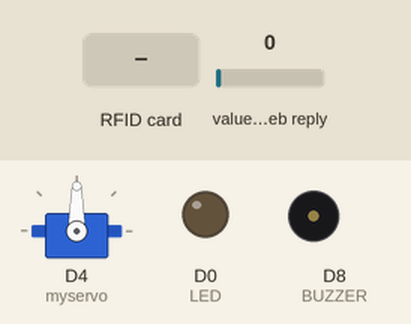
Simulated run of this sketch. Board: ESP8266 (NodeMCU). On the bench: servo, output pins drawn as LEDs (lit = HIGH), buzzer (waves = sounding). Dashed ring = blinking. The test bench sets the inputs (shaded band); at power-on: value in the web reply 0. WiFi joins after 1.5 s; servers stay silent unless stated; web services answer with replies made up by the test bench; what the sketch prints to the serial monitor is not drawn.

Above: at 4.7 s.
4.8 s: RFID card 5E 7A 19 C4 held to the reader
At 5.2 s:
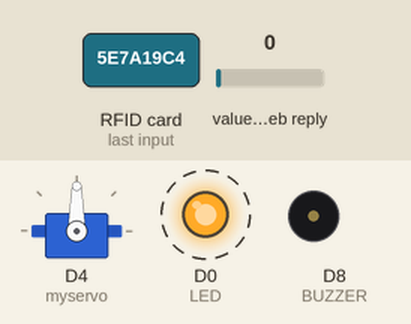
At 11.2 s:
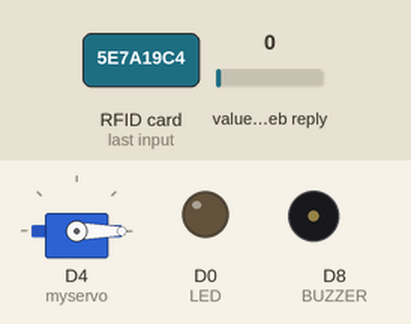
11.5 s: RFID card 79 01 1C BD held to the reader
At 12.7 s:
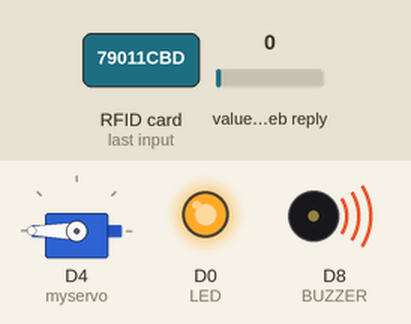
Timing chart, 0 to 31.0 s (numbered marks = the images above; inputs shaded):
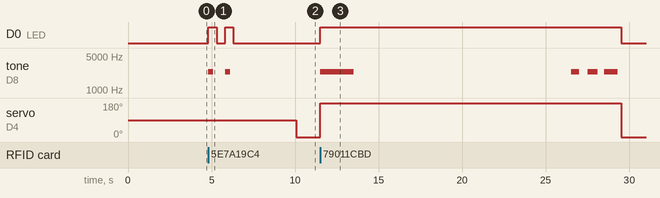

The sketch:

DoorLockIOT.ino
```cpp
//ProJectIOT
#include <ESP8266WiFi.h>
#include <ArduinoJson.h>
#include <SPI.h>
#include "MFRC522.h"
#include <Servo.h>

#define RST_PIN  D1
#define SS_PIN  D2

const char* ssid = "Winz";
const char* password = "123456789win";
const char* host = "api.thingspeak.com";
unsigned long time1;
int LED = 16; //D0
int BUTTON = 0; //D3
int button;
int BUZZER = 15; //D8
String rfid_in = "";
boolean toneTry = false;

MFRC522 mfrc522(SS_PIN, RST_PIN);
WiFiClient client;
DynamicJsonDocument doc(2048);
DeserializationError error;
Servo myservo;

void setup() {
  Serial.begin(115200);
  Serial.println();
  Serial.print("Connecting to ");
  Serial.println(ssid);
  WiFi.disconnect();
  delay(1000);

  WiFi.mode(WIFI_STA);
  delay(1000);
  WiFi.begin(ssid, password);

  while (WiFi.status() != WL_CONNECTED) {
    delay(500);
    Serial.print(".");
  }

  Serial.println("");
  Serial.println("WiFi connected");
  Serial.println("IP address: ");
  Serial.println(WiFi.localIP());

  SPI.begin();
  mfrc522.PCD_Init();
  Serial.println("");
  pinMode(LED, OUTPUT);
  pinMode(BUTTON, INPUT);
  pinMode(BUZZER, OUTPUT);
  myservo.attach(2, 500, 2400);
}


void loop() {
  if (millis() - time1 >= 5000) { // delay 5 sec
    Serial.println();
    time1 = millis();
    connectHost();
    String url = "https://api.thingspeak.com/channels/1905374/feeds";
    url = url + ".json?api_key=DACSTO8X3I00IRBI&results=";
    url = url + "1";
    Serial.print("Requesting URL: ");
    Serial.println(url);

    client.println(String("GET ") + url + " HTTP/1.1");
    client.println("Host: " + String(host));
    client.println("Connection: close");
    client.println();

    unsigned long timeout = millis();
    while (client.available() == 0) {
      if (millis() - timeout > 5000) {
        Serial.println(">>> Client Timeout !");
        client.stop();
        return;
      }
    }
    String line = "";
    while (client.available()) {
      line = line + char(client.read());
      delay(1);
    }
    delay(10);
    client.stop();
    delay(10);

    int JSfirst = line.indexOf('{');
    int JSlast = line.lastIndexOf('}');
    line.remove(JSlast + 2);
    line.remove(0, JSfirst);
    error = deserializeJson(doc, line);
    if (error) {
      Serial.print(F("deserializeJson() failed: "));
      Serial.println(error.c_str());
      return;
    }
    String feeds = doc["feeds"];
    feeds.replace("[", "");
    feeds.replace("]", "");

    error = deserializeJson(doc, feeds);
    if (error) {
      Serial.print(F("deserializeJson() failed: "));
      Serial.println(error.c_str());
      return;
    }
    String field1 = doc["field1"];
    Serial.print("Door:");
    Serial.print(field1);
    //---------------------------------------------------------------------------------IOT HERE!!!
    if (field1 == "1") {
      digitalWrite(LED, 1);
      myservo.write(199);
    } else if (field1 == "0") {
      digitalWrite(LED, 0);
      myservo.write(0);
    }
  }
  delay(1);
  if (mfrc522.PICC_IsNewCardPresent() && mfrc522.PICC_ReadCardSerial()) { //-----------RFID HERE!!!
    rfid_in = rfid_read();
    Serial.println("\n>>>> " + rfid_in);
    if (rfid_in == "79 01 1C BD") { //บัตรขาว
      digitalWrite(LED, 1);
      tone(BUZZER, 2380, 2000);
      myservo.write(199);
      delay(15000);
      tone(BUZZER, 2380, 500);
      delay(1000);
      tone(BUZZER, 2380, 600);
      delay(1000);
      tone(BUZZER, 2380, 800);
      delay(1000);
      digitalWrite(LED, 0);
      myservo.write(0);
      delay(2000);
    }
    else if (rfid_in == "8A 1A B6 3B") { //พวกกุญแจ
      digitalWrite(LED, 1);
      tone(BUZZER, 2380, 2000);
      myservo.write(199);
      delay(15000);
      tone(BUZZER, 2380, 500);
      delay(1000);
      tone(BUZZER, 2380, 600);
      delay(1000);
      tone(BUZZER, 2380, 800);
      delay(1000);
      digitalWrite(LED, 0);
      myservo.write(0);
      delay(2000);
    }
    else if (rfid_in == "96 B9 40 41") { //บัตรนศ.
      digitalWrite(LED, 1);
      tone(BUZZER, 2380, 2000);
      myservo.write(199);
      delay(15000);
      tone(BUZZER, 2380, 500);
      delay(1000);
      tone(BUZZER, 2380, 600);
      delay(1000);
      tone(BUZZER, 2380, 800);
      delay(1000);
      digitalWrite(LED, 0);
      myservo.write(0);
      delay(2000);
    }
    else {
      digitalWrite(LED, 1);
      tone(BUZZER, 2380, 300);
      delay(500);
      digitalWrite(LED, 0);
      delay(500);
      digitalWrite(LED, 1);
      tone(BUZZER, 2380, 300);
      delay(500);
      digitalWrite(LED, 0);
      delay(2000);
    }
    delay(1000);
  }
  delay(1);

  button = digitalRead(BUTTON); //--------------------------------------------------BUTTON HERE!!!
  if (button == LOW) {
    digitalWrite(LED, 1);
    tone(BUZZER, 2380, 2000);
    myservo.write(199);
    delay(15000);
    tone(BUZZER, 2380, 500);
    delay(1000);
    tone(BUZZER, 2380, 600);
    delay(1000);
    tone(BUZZER, 2380, 800);
    delay(1000);
    digitalWrite(LED, 0);
    myservo.write(0);
    delay(2000);
  }
}

int connectHost() {
  if (!client.connect(host, 80)) {
    Serial.println(" !!! Connection failed !!! ");
    delay(10);
    return 0;
  } else {
    return 1;
  }
}

String rfid_read() {
  String content = "";
  for (byte i = 0; i < mfrc522.uid.size; i++)
  {
    content.concat(String(mfrc522.uid.uidByte[i] < 0x10 ? " 0" : " "));
    content.concat(String(mfrc522.uid.uidByte[i], HEX));
  }
  content.toUpperCase();
  return content.substring(1);
}
```

Measured:
- after the input at 4.8 s, D0 (LED): alternates HIGH for 0.50 s and LOW for 0.50 s, 4 changes in all, then stays LOW, starting at once; tone on D8 (BUZZER): alternates 2380 Hz for 0.30 s and silent for 0.70 s, 4 changes in all, then stays silent, starting at once; servo on D4 (myservo): 90° → 0° after 5.3 s instead of 0.98 s
- after the input at 11.5 s, D0 (LED): LOW → HIGH at once, → LOW 18.0 s later; tone on D8 (BUZZER): plays 2380 Hz for 2.0 s, 2380 Hz for 0.50 s, 2380 Hz for 0.60 s, 2380 Hz for 0.80 s, starting at once; servo on D4 (myservo): 0° → 180° at once, → 0° 18.0 s later
